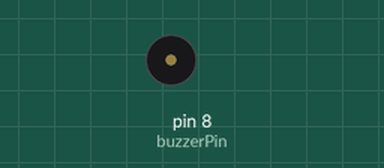
Simulated run of this sketch. Board: Arduino Uno, built with avr-gcc and run on an emulated ATmega328P. Shown: buzzer (waves = sounding).

Above: at 0.7 s.
At 2.37 s:
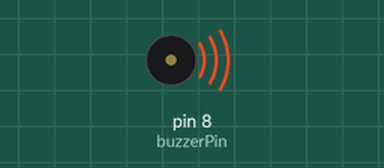
Timing chart, 0 to 3.0 s (numbered marks = the images above):
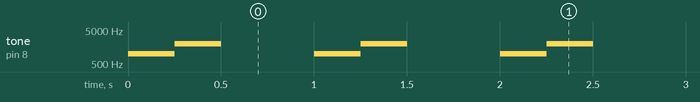

The sketch:

example_1.ino
```cpp
// Plays alternating 1 kHz and 2 kHz tones on a passive buzzer attached to digital pin 8, with a short silent pause between cycles.
//
// Buy this module: https://shillehtek.com/products/ky-006-passive-piezo-buzzer-alarm-module-for-arduino-projects
// Full manual: https://shillehtek.com/blogs/shillehtek-product-manuals/ky-006-passive-piezo-buzzer-alarm-module-for-arduino-projects-manual
// More examples: https://github.com/shillehbean/shillehtek-examples
//

// KY-006 Passive Buzzer - alternating two-tone beep on Arduino
// Wire S to D8, +Vin to 5V, - to GND

const int buzzerPin = 8;

void setup() {
  pinMode(buzzerPin, OUTPUT);
}

void loop() {
  tone(buzzerPin, 1000);   // 1 kHz tone
  delay(250);
  tone(buzzerPin, 2000);   // 2 kHz tone
  delay(250);
  noTone(buzzerPin);       // silence
  delay(500);
}
```

Measured:
- by itself, tone on pin 8 (buzzerPin): repeats every 1.0 s: 2000 Hz 0.25 s, silent 0.50 s, 1000 Hz 0.25 s
